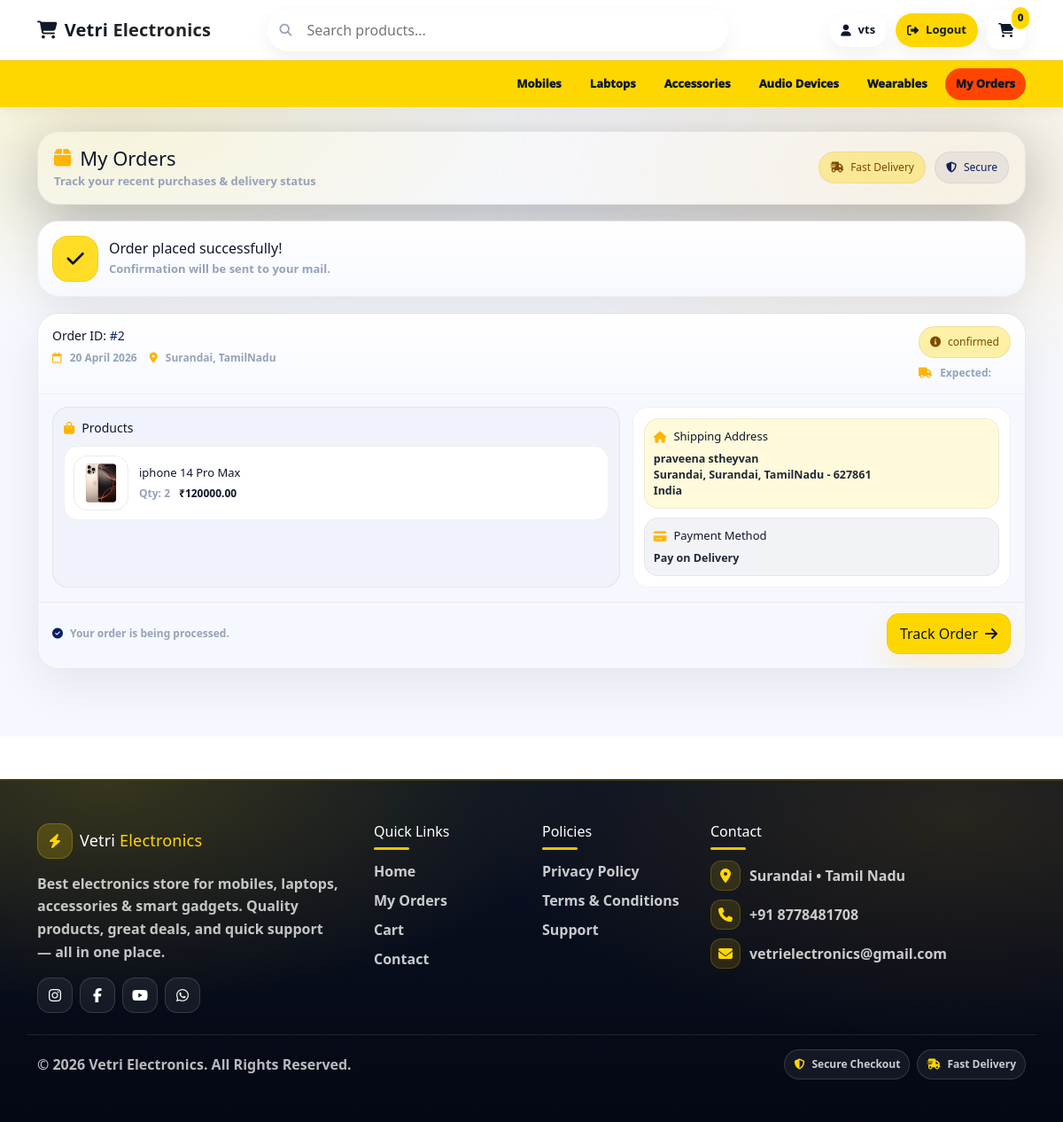
Screenshot of /ourorders/ (signed in) with the database file from the repository.
### vetriapp/models.py (models this page shows, shortened)
class Order(models.Model):
    STATUS_CHOICES = [
        ("confirmed", "Order Confirmed"),
        ("processing", "Processing"),
        ("shipped", "Shipped"),
        ("delivered", "Delivered"),
        ("cancelled", "Cancelled"),
    ]
    user = models.ForeignKey(User, on_delete=models.CASCADE)
    transaction = models.ForeignKey(PaymentTransaction, on_delete=models.CASCADE, related_name="orders", null=True)
    price = models.DecimalField(max_digits=10, decimal_places=2)
    estimated_delivery_date = models.DateField(null=True, blank=True)  # Estimated delivery date
    status = models.CharField(max_length=20, choices=STATUS_CHOICES, default="confirmed")  # Order status
    created_at = models.DateTimeField(auto_now_add=True, null=True)
    billing_address = models.ForeignKey('BillingAddress', on_delete=models.SET_NULL, null=True, blank=True)

class BillingAddress(models.Model):
    user = models.ForeignKey(User, on_delete=models.CASCADE)
    email = models.EmailField()
    country = models.CharField(max_length=100)
    first_name = models.CharField(max_length=50)
    last_name = models.CharField(max_length=50)
    address = models.TextField()
    apartment = models.CharField(max_length=100, blank=True, null=True)
    city = models.CharField(max_length=50)
    state = models.CharField(max_length=50)
    pincode = models.CharField(max_length=10)
    phone = models.CharField(max_length=15)
    saved_info = models.BooleanField(default=False)

class OrderItem(models.Model):
    order = models.ForeignKey(Order, on_delete=models.CASCADE, related_name='items')
    product = models.ForeignKey(Product, on_delete=models.CASCADE, null=True)
    quantity = models.PositiveIntegerField()
    price = models.DecimalField(max_digits=10, decimal_places=2)

class Product(models.Model):
    category = models.ForeignKey(Category, on_delete=models.CASCADE)
    name = models.CharField(max_length=255, null=True)
    description = models.TextField(blank=True, null=True)
    brand = models.CharField(max_length=255, null=True)
    image = models.ImageField(upload_to="products/", null=True)
    original_price = models.DecimalField(max_digits=10, decimal_places=2)
    price = models.DecimalField(max_digits=10, decimal_places=2)
    in_stock_qty = models.DecimalField(max_digits=3,decimal_places=0, null=True)
    in_stock = models.BooleanField(default=True)

### vetriapp/views.py (the view)
# urls.py: path('ourorders/', views.Our_orders, name='ourorders'),
@login_required(login_url='/login/')
def Our_orders(request):
    orders = Order.objects.filter(user=request.user).order_by('-created_at')
    return render(request, 'myapp/our_orders.html', {'orders': orders})

### vetriapp/context_processors.py (called while the page is built)
def cart_count(request):
    cart_count = 0
    if request.user.is_authenticated:
        cart_count = Cart.objects.filter(user=request.user).count()  # Counts unique products only
    return {'cart_count': cart_count}

def category_context(request):
    return {'banners': Category.objects.all()}

### vetriapp/templates/myapp/our_orders.html (shortened to what this page needs)
{% extends 'myapp/layout/base.html' %}
{% load static %}
{% block extra_css %}
<link rel="stylesheet" href="https://cdnjs.cloudflare.com/ajax/libs/font-awesome/6.5.2/css/all.min.css"/>
{% endblock extra_css %}
{% block content %}
<div class="mo-wrap">
  <div class="container">
    <div class="mo-top">
      <div>
        <h1 class="mo-title"><i class="fa-solid fa-box"></i> My Orders</h1>
        <p class="mo-sub">Track your recent purchases & delivery status</p>
      </div>
      <div class="mo-badges">
        <span class="mo-pill yellow"><i class="fa-solid fa-truck-fast"></i> Fast Delivery</span>
        <span class="mo-pill sec"><i class="fa-solid fa-shield-halved"></i> Secure</span>
      </div>
    </div>
    <div class="mo-success">
      <div class="mo-check"><i class="fa-solid fa-check"></i></div>
      <div>
        <h3>Order placed successfully!</h3>
        <p>Confirmation will be sent to your mail.</p>
      </div>
    </div>
    {% if orders %}
      {% for order in orders %}
      <div class="mo-card">
        <div class="mo-cardHead">
          <div>
            <p class="mo-orderId">Order ID: <span>#{{ order.id }}</span></p>
            <div class="mo-meta">
              <span><i class="fa-regular fa-calendar"></i> {{ order.created_at|date:"d F Y" }}</span>
              <span><i class="fa-solid fa-location-dot"></i> {{ order.billing_address.city }}, {{ order.billing_address.state }}</span>
            </div>
          </div>
          <div>
            <div class="mo-status">
              <i class="fa-solid fa-circle-info"></i> {{ order.status }}
            </div>
            <div class="mo-meta" style="margin-top:8px;">
              <span><i class="fa-solid fa-truck"></i> Expected: <b>{{ order.estimated_delivery_date|date:"l, d M" }}</b></span>
            </div>
          </div>
        </div>
        <div class="mo-body">
          <div class="mo-items">
            <p class="mo-itemsTitle"><i class="fa-solid fa-bag-shopping"></i> Products</p>
            {% for item in order.items.all %}
            <div class="mo-item">
              <div class="mo-thumb">
                {% if item.product.image %}
                  <img src="{{ item.product.image.url }}" alt="{{ item.product.name }}">
                {% else %}
                  <div class="noimg">No Image</div>
                {% endif %}
              </div>
              <div class="mo-itemInfo">
                <p class="mo-itemName">{{ item.product.name }}</p>
                <div class="mo-itemSub">
                  <span>Qty: <b>{{ item.quantity }}</b></span>
                  <span class="mo-itemPrice">₹{{ item.price }}</span>
                </div>
              </div>
            </div>
            {% endfor %}
          </div>
          <div class="mo-side">
            <div class="mo-sideBlock">
              <p class="mo-sideTitle"><i class="fa-solid fa-house"></i> Shipping Address</p>
              <p class="mo-sideText">
                {{ order.billing_address.first_name }} {{ order.billing_address.last_name }}<br>
                {{ order.billing_address.address }}, {{ order.billing_address.city }}, {{ order.billing_address.state }} - {{ order.billing_address.pincode }}<br>
                {{ order.billing_address.country }}
              </p>
            </div>
            <div class="mo-sideBlock" style="background: rgba(10,31,99,.05);">
              <p class="mo-sideTitle"><i class="fa-solid fa-credit-card"></i> Payment Method</p>
              <p class="mo-sideText">Pay on Delivery</p>
            </div>
          </div>
        </div>
        <div class="mo-actions">
          <div class="mo-smallNote">
            <i class="fa-solid fa-circle-check"></i>
            Your order is being processed.
          </div>
          <a class="mo-track" href="{% url 'track_order' order.id %}">
            Track Order <i class="fa-solid fa-arrow-right"></i>
          </a>
        </div>
      </div>
      {% endfor %}
    {% else %}
      <div class="mo-empty">
        <i class="fa-solid fa-box-open" style="font-size:28px;color:rgba(10,31,99,.35);"></i>
        <div style="margin-top:10px;">No orders found.</div>
      </div>
    {% endif %}
  </div>
</div>
{% endblock content %}

### vetriapp/templates/myapp/include/navbar.html (shortened to what this page needs)
{% load static %}
{% block extra_css %}
<link rel="stylesheet" href="https://cdnjs.cloudflare.com/ajax/libs/font-awesome/6.5.2/css/all.min.css"/>
<link rel="stylesheet" href="https://cdn.jsdelivr.net/npm/bootstrap-icons@1.11.3/font/bootstrap-icons.min.css"/>
{% endblock extra_css %}
{% block content %}
<div class="sticky-wrapper">
  <div class="container ve-header">
    <div class="ve-header-inner">
        <a href="{% url 'home' %}" class="ve-brand">
            <i class="fa-solid fa-cart-shopping"></i>
            <span>Vetri <span class="text-dark">Electronics</span></span>
          </a>
      <div class="ve-search">
        <i class="fa fa-search s-ico"></i>
        <input type="text" id="search-input" placeholder="Search products..." autocomplete="off">
      </div>
      <div class="ve-actions">
        {% if user.is_authenticated %}
          <span class="ve-pill" style="cursor:default;">
            <i class="fa-solid fa-user"></i> {{ user.username }}
          </span>
          <a href="{% url 'logout' %}" class="ve-pill yellow">
            <i class="fa-solid fa-right-from-bracket"></i> Logout
          </a>
        {% endif %}
        <a href="{% url 'cartpage' %}" class="ve-cart" aria-label="Cart">
          <i class="fa-solid fa-cart-shopping"></i>
          <span id="cart-count">{{ cart_count }}</span>
        </a>
      </div>
    </div>
  </div>
  <nav class="navbar navbar-expand-lg ve-nav">
    <div class="container">
      <div class="collapse navbar-collapse" id="navbarNav">
        <ul class="navbar-nav ms-auto gap-2 py-2 py-lg-0">
          <li class="nav-item"><a class="nav-link" href="{% url 'products_by_category' 1 %}">Mobiles</a></li>
          <li class="nav-item"><a class="nav-link" href="{% url 'products_by_category' 2 %}">Labtops</a></li>
          <li class="nav-item"><a class="nav-link" href="{% url 'products_by_category' 3 %}">Accessories</a></li>
          <li class="nav-item"><a class="nav-link" href="{% url 'products_by_category' 4 %}">Audio Devices</a></li>
          <li class="nav-item"><a class="nav-link" href="{% url 'products_by_category' 5 %}">Wearables</a></li>
          <li class="nav-item"><a class="nav-link newlink" href="{% url 'ourorders' %}">My Orders</a></li>
        </ul>
      </div>
    </div>
  </nav>
</div>
{% endblock content %}

### vetriapp/templates/myapp/include/navbar.html (style rules this page uses)
:root { --yellow:#FFD700; --yellow2:#ffb400; --ink:#0f172a; --muted:#64748b; --line:#e5e7eb; --card:#ffffff; --shadow: 0 10px 30px rgba(2,6,23,.08); --r14:14px; --r18:18px; }
.sticky-wrapper { position: sticky; top: 0; z-index: 1030; background: rgba(255,255,255,.9); backdrop-filter: blur(10px); border-bottom: 1px solid rgba(0,0,0,.06); box-shadow: 0 2px 16px rgba(0,0,0,.06); }
.ve-header { padding: 10px 12px; }
.ve-header-inner { display:flex; align-items:center; gap: 12px; flex-wrap: wrap; }
.ve-brand { display:flex; align-items:center; gap:10px; text-decoration:none; color: var(--ink); font-weight: 1000; letter-spacing: .2px; }
.ve-search { flex: 1; min-width: 220px; max-width: 520px; position: relative; margin-left: auto; margin-right: auto; }
.ve-search input { width: 100%; border-radius: 999px; border: 1px solid var(--line); padding: 11px 44px 11px 44px; box-shadow: 0 10px 25px rgba(2,6,23,.06); outline:none; background:#fff; }
.ve-search .s-ico { position:absolute; left: 14px; top: 50%; transform: translateY(-50%); color: var(--muted); font-size: 14px; }
.ve-actions { display:flex; align-items:center; gap: 10px; margin-left: auto; }
.ve-pill { border: 1px solid var(--line); background: #fff; border-radius: 999px; padding: 8px 12px; font-weight: 900; font-size: 13px; color: var(--ink); text-decoration:none; box-shadow: 0 10px 25px rgba(2,6,23,.06); transition:.15s ease; display:inline-flex; align-items:center; gap: 8px; white-space: nowrap; }
.ve-pill.yellow { background: var(--yellow); border-color: rgba(255,215,0,.65); color: #111827; }
.ve-cart { position: relative; width: 44px; height:44px; border-radius: var(--r14); border: 1px solid var(--line); background:#fff; display:grid; place-items:center; box-shadow: 0 10px 25px rgba(2,6,23,.06); text-decoration:none; color: var(--ink); }
#cart-count { position:absolute; top: -7px; right: -7px; background: var(--yellow); color:#111827; font-weight: 1000; border-radius: 999px; padding: 4px 7px; font-size: 11px; border: 2px solid #fff; }
.ve-nav { background: var(--yellow); border-top: 1px solid rgba(0,0,0,.06); }
.ve-nav .nav-link { color: #111827 !important; font-weight: 1000; border-radius: 999px; padding: 8px 12px !important; transition:.15s ease; font-size: 13px; }
.newlink { background-color: orangered; }
.ve-brand { display:flex; align-items:center; gap:8px; text-decoration:none; color:#111827; font-weight:900; font-size:20px; }
.ve-brand i { font-size:20px; color:#111827; }
.ve-brand span { font-weight:900; }

### vetriapp/templates/myapp/include/footer.html (style rules this page uses)
:root { --brand:#0a1f63; --yellow:#FFD700; --yellow2:#ffb400; --ink:#0f172a; --muted:#94a3b8; --line:rgba(255,255,255,.14); --card:rgba(255,255,255,.06); --shadow: 0 18px 70px rgba(2,6,23,.30); --r16:16px; --r22:22px; --r28:28px; }

### rows the page displays
Order: id "2", created_at "20 April 2026", billing_address.city "Surandai", billing_address.state "TamilNadu", status "confirmed", billing_address.first_name "praveena", billing_address.last_name "stheyvan", billing_address.address "Surandai", billing_address.pincode "627861", billing_address.country "India"
OrderItem: product.image (picture), product.name "iphone 14 Pro Max", quantity "2", price "120000.00"

### other values shown
{{ user.username }} "vts"
{{ cart_count }} "0"
